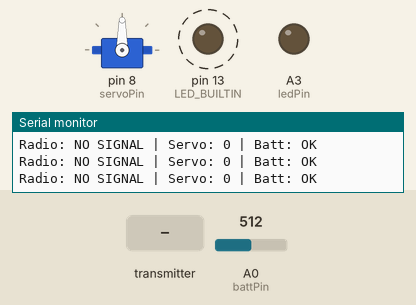
A sketch run on a simulated Arduino Uno, built with avr-gcc and run on an emulated ATmega328P. Shown: servo, output pins drawn as LEDs (lit = HIGH), the last lines printed to the serial monitor. Dashed ring = blinking. Inputs (shaded band) come from the test bench; at power-on: A0 (battPin) = 512. No radio packets arrive unless stated.

Above: at 1.2 s.
1.3 s: A0 (battPin) set to 222
4.3 s: A0 (battPin) set to 203
At 4.56 s:
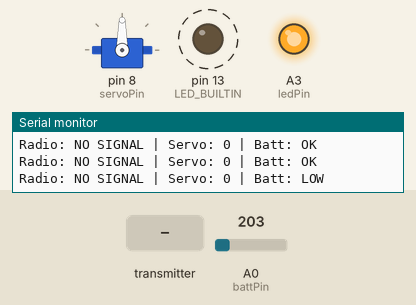
7.3 s: the transmitter starts sending servoPos = 0
At 7.58 s:
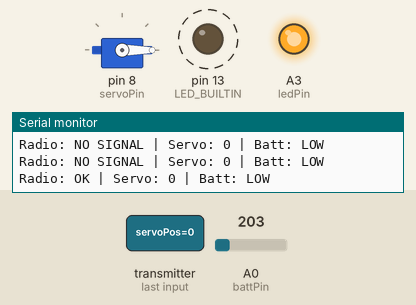
10.3 s: the transmitter starts sending servoPos = 45
At 10.6 s:
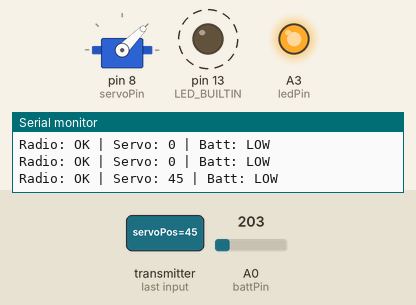
13.3 s: A0 (battPin) set to 221
At 13.61 s:
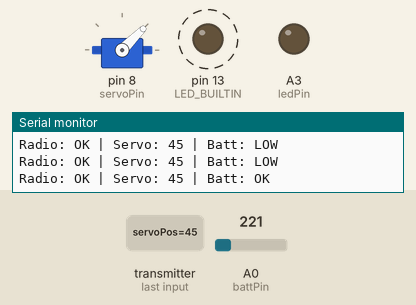
16.3 s: the transmitter starts sending servoPos = 180
At 16.43 s:
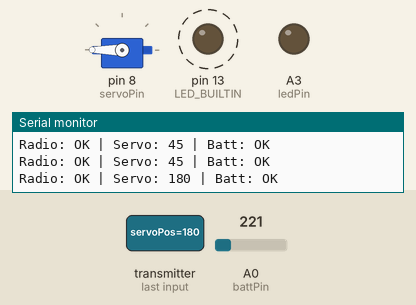
Timing chart, 0 to 20.3 s (numbered marks = the images above; inputs shaded):
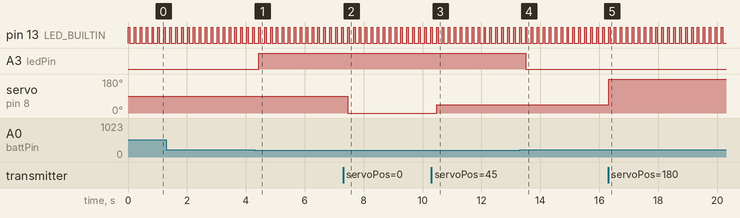

The sketch:

11_RadioRX.ino
```cpp
// ==========================================================
// Module 8: NRF24L01 Receiver + Servo Control
// ==========================================================
// GOAL:
// 1. Receive control packet from transmitter
// 2. Drive servo from received steering value
// 3. Monitor battery and indicate low battery
// 4. Show radio link status in Serial Monitor
//
// This is the FIRST real wireless control step
// ==========================================================

#include <SPI.h>
#include <RF24.h>
#include <Servo.h>


// -----------------------------
// Radio Setup
// -----------------------------
RF24 radio(7, 9);  // CE, CSN
const byte address[6] = "00001";

struct ControlPacket {
  int servoPos;
  int motorSpeed;
  int motorDir;
};

ControlPacket incoming;


// -----------------------------
// Servo Setup
// -----------------------------
Servo steering;
const int servoPin = 8;


// -----------------------------
// Battery System
// -----------------------------
const int battPin = A0;
const int ledPin = A3;
const int lowBattThreshold = 211;


// ==========================================================
// SETUP
// ==========================================================
void setup() {
  pinMode(LED_BUILTIN, OUTPUT);
  pinMode(ledPin, OUTPUT);

  steering.attach(servoPin);

  Serial.begin(9600);

  // -----------------------------
  // Radio init
  // -----------------------------
  if (!radio.begin()) {
    Serial.println("❌ Radio failed to initialise");
    while (1);
  }

  radio.openReadingPipe(0, address);
  radio.setPALevel(RF24_PA_LOW);
  radio.startListening();

  Serial.println("=== Receiver Ready (Radio Active) ===");
}


// ==========================================================
// LOOP
// ==========================================================
void loop() {

  // ==========================================================
  // RADIO RECEIVE
  // ==========================================================
  bool radioAvailable = radio.available();

  if (radioAvailable) {
    radio.read(&incoming, sizeof(incoming));

    // -----------------------------
    // Servo control (from transmitter)
    // -----------------------------
    steering.write(incoming.servoPos);
  }


  // ==========================================================
  // BATTERY MONITOR
  // ==========================================================
  int battReading = analogRead(battPin);
  bool lowBatt = battReading < lowBattThreshold;

  digitalWrite(ledPin, lowBatt ? HIGH : LOW);


  // ==========================================================
  // BUILT-IN LED (heartbeat)
  // ==========================================================
  digitalWrite(LED_BUILTIN, HIGH);
  delay(50);
  digitalWrite(LED_BUILTIN, LOW);
  delay(50);


  // ==========================================================
  // SERIAL DEBUG
  // ==========================================================
  Serial.print("Radio: ");
  Serial.print(radioAvailable ? "OK" : "NO SIGNAL");

  Serial.print(" | Servo: ");
  Serial.print(incoming.servoPos);

  Serial.print(" | Batt: ");
  Serial.println(lowBatt ? "LOW" : "OK");


  delay(100);
}
```

Measured:
- the behaviour switches between 211 and 210 on A0 (battPin) (found by bisection; images 0 and 1)
- after the input at 4.3 s, A3 (ledPin): LOW → HIGH after 0.14 s
- after the input at 7.3 s, servo on pin 8 (servoPin): 90° → 0° after 0.16 s
- after the input at 10.3 s, servo on pin 8 (servoPin): 0° → 45° after 0.17 s
- after the input at 13.3 s, A3 (ledPin): HIGH → LOW after 0.19 s
- after the input at 16.3 s, servo on pin 8 (servoPin): 45° → 180° at once
- by itself, pin 13 (LED_BUILTIN): alternates HIGH for 0.05 s and LOW for 0.15 s
